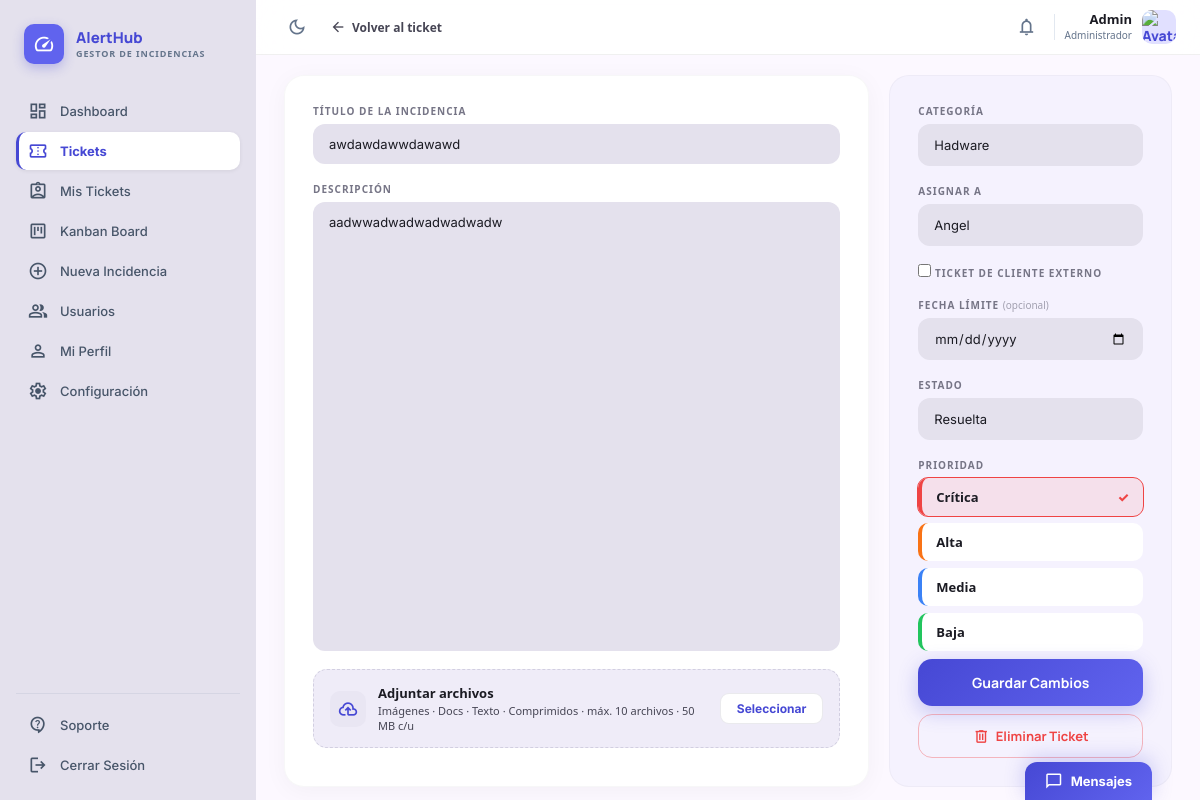
The page /index.php?controller=Ticket&action=editar&id=18 (signed in) on the database its author committed.
### tables this page shows
CREATE TABLE `users` (
  `id` int(11) NOT NULL,
  `nombre` varchar(80) NOT NULL,
  `email` varchar(120) NOT NULL,
  `password_hash` varchar(255) NOT NULL,
  `rol` enum('admin','user','cliente') NOT NULL DEFAULT 'user',
  `departamento_id` int(11) DEFAULT NULL,
  `remember_token` varchar(64) DEFAULT NULL,
  `avatar_path` varchar(255) DEFAULT NULL,
  `last_login_at` datetime DEFAULT NULL,
  `last_seen_at` datetime DEFAULT NULL,
  `is_active` tinyint(1) NOT NULL DEFAULT 1,
  `must_change_password` tinyint(1) NOT NULL DEFAULT 0,
  `remember_token_expires_at` datetime DEFAULT NULL,
  `created_at` datetime NOT NULL DEFAULT current_timestamp(),
  `updated_at` datetime DEFAULT NULL ON UPDATE current_timestamp(),
  `api_token_hash` varchar(64) DEFAULT NULL,
  `notification_prefs` text DEFAULT NULL
);

CREATE TABLE `tickets` (
  `id` int(11) NOT NULL,
  `titulo` varchar(160) NOT NULL,
  `descripcion` text NOT NULL,
  `categoria_id` int(11) NOT NULL,
  `departamento_id` int(11) DEFAULT NULL,
  `prioridad` enum('baja','media','alta','critica') NOT NULL DEFAULT 'media',
  `estado` enum('sin_abrir','abierta','en_proceso','resuelta','cerrada') NOT NULL DEFAULT 'sin_abrir',
  `creado_por` int(11) NOT NULL,
  `asignado_a` int(11) DEFAULT NULL,
  `cliente_email` varchar(120) DEFAULT NULL,
  `cliente_user_id` int(11) DEFAULT NULL,
  `created_at` datetime NOT NULL DEFAULT current_timestamp(),
  `updated_at` datetime DEFAULT NULL ON UPDATE current_timestamp(),
  `resolved_at` datetime DEFAULT NULL,
  `due_date` date DEFAULT NULL,
  `deleted_at` datetime DEFAULT NULL
);

CREATE TABLE `categorias` (
  `id` int(11) NOT NULL,
  `nombre` varchar(80) NOT NULL,
  `departamento_id` int(11) DEFAULT NULL,
  `descripcion` varchar(255) DEFAULT NULL,
  `color` varchar(7) NOT NULL DEFAULT '#6366f1',
  `is_active` tinyint(1) NOT NULL DEFAULT 1,
  `created_at` datetime NOT NULL DEFAULT current_timestamp(),
  `updated_at` datetime DEFAULT NULL ON UPDATE current_timestamp()
);

### libs/View.php (called while the page is built)
<?php
class View {
  public function show($viewName, $data = []) {
    extract($data);
    require "views/{$viewName}.php";
  }
}

### controllers/TicketController.php (called while the page is built, shortened)
<?php
class TicketController extends AppController {
  private function requireLogin(): array {
    return $_SESSION["usuario"];
  }
  public function editar() {
    $user    = $this->requireLogin();
    $id = (int)($_GET['id'] ?? 0);
    $ticket = TicketModel::findById($id, (int)$user['id'], true, 'admin');
    $this->view->show("ticketEditView", [
      "user"       => $user,
      "ticket"     => $ticket,
      "categorias" => TicketModel::getCategorias(),
      "usuarios"   => TicketModel::getUsuariosAsignables(),
    ]);
  }
}

### libs/FrontController.php (called while the page is built, shortened)
<?php
class FrontController {
  public function run() {
    $action     = $_GET["action"] ?? "iniciarSesion";
    $obj = new $controllerClass();
    $obj->$action();
  }
}

### index.php (called while the page is built)
<?php
require_once __DIR__ . "/libs/setup.php";
$fc = new FrontController();
$fc->run();

### models/TicketModel.php (called while the page is built, shortened)
<?php
class TicketModel {
  public static function getCategorias(): array {
    $db = SPDO::singleton();
    $st = $db->query(
      "SELECT id, nombre, color, departamento_id FROM categorias
       WHERE is_active = 1 ORDER BY nombre"
    );
    return $st->fetchAll(PDO::FETCH_ASSOC);
  }
  public static function getUsuariosAsignables(): array {
    $db = SPDO::singleton();
    $st = $db->query("SELECT id, nombre, email, rol FROM users ORDER BY nombre");
    return $st->fetchAll(PDO::FETCH_ASSOC);
  }
  public static function findById(int $id, int $userId, bool $isAdmin, ?string $role = null): ?array {
    $db = SPDO::singleton();
    $role = self::resolveRole($userId, $role);
    [$where, $params] = self::buildVisibilityWhere('t', $userId, $isAdmin, self::getEffectiveDeptIds($userId, $isAdmin, null, $role), $role);
    $sql =
      "SELECT t.*, c.nombre AS categoria_nombre, c.color AS categoria_color,
              u1.nombre AS creado_por_nombre, u2.nombre AS asignado_a_nombre,
              u3.nombre AS cliente_nombre
       FROM tickets t
       LEFT JOIN categorias c ON c.id = t.categoria_id
       LEFT JOIN users u1 ON u1.id = t.creado_por
       LEFT JOIN users u2 ON u2.id = t.asignado_a
       LEFT JOIN users u3 ON u3.id = t.cliente_user_id
       WHERE t.id = ? AND $where
       LIMIT 1";
    $st = $db->prepare($sql);
    $st->execute(array_merge([$id], $params));
    $t = $st->fetch(PDO::FETCH_ASSOC);
    return $t ?: null;
  }
  public static function buildVisibilityWhere(string $alias, int $userId, bool $isAdmin, array $agentDeptIds = [], ?string $role = null): array {
    $prefix = trim($alias) !== '' ? trim($alias) . '.' : '';
    $where  = $prefix . "deleted_at IS NULL";
    $params = [];
    return [$where, $params];
  }
  private static function getEffectiveDeptIds(int $userId, bool $isAdmin, ?array $agentDeptIds = null, ?string $role = null): array {
    if ($isAdmin) {
      return [];
    }
    return self::fetchDeptIdsForUser($userId);
  }
  private static function resolveRole(int $userId, ?string $role = null): string {
    if ($role !== null && $role !== '') {
      return $role;
    }
    $row = UsuarioModel::findRolById($userId);
    return $row['rol'] ?? 'user';
  }
}

### models/SystemSettingModel.php (called while the page is built, shortened)
<?php
class SystemSettingModel {
  public static function get(string $key): ?string {
    $db = SPDO::singleton();
    $st = $db->prepare("SELECT value FROM system_settings WHERE setting_key = ? LIMIT 1");
    $st->execute([$key]);
    $val = $st->fetchColumn();
    return ($val !== false) ? (string)$val : null;
  }
  public static function getBool(string $key, bool $default = false): bool {
    $val = self::get($key);
    return $val === '1' || $val === 'true';
  }
}

### libs/setup.php (called while the page is built, shortened)
<?php
require_once "libs/View.php";
require_once "libs/FrontController.php";
require_once "controllers/TicketController.php";
require_once "controllers/ConfigController.php";
require_once "controllers/MessageController.php";
require_once "models/TicketModel.php";
require_once "models/SystemSettingModel.php";
if (SystemSettingModel::getBool('modo_mantenimiento')) {
  $ctrlParam = strtolower($_GET['controller'] ?? 'auth');
  $isAdmin   = (($_SESSION['usuario']['rol'] ?? '') === 'admin');
  if ($ctrlParam !== 'auth' && !$isAdmin) {
    http_response_code(503);
    echo '<!DOCTYPE html><html lang="es"><head><meta charset="UTF-8"><title>Mantenimiento</title>
    <style>body{margin:0;display:flex;align-items:center;justify-content:center;min-height:100vh;background:#0f172a;font-family:sans-serif;color:#e2e8f0}
    .box{text-align:center;padding:3rem 2rem}.icon{font-size:4rem;margin-bottom:1rem}h1{font-size:1.8rem;margin:0 0 .5rem}p{color:#94a3b8;margin:0}</style></head>
    <body><div class="box"><div class="icon">🔧</div><h1>Sitio en mantenimiento</h1><p>Volvemos pronto. Contacta con el administrador si necesitas acceso.</p></div></body></html>';
    exit;
  }
}

### views/ticketEditView.php (the view, shortened to what this page needs)
<?php
$user  ??= $_SESSION["usuario"] ?? ["nombre" => "Usuario", "rol" => "user"];
$cargo = ($user["rol"] ?? "user") === "admin" ? "Administrador" : "Agente de soporte";
$ticket    ??= [];
$categorias ??= [];
$usuarios   ??= [];
?>
<?php require_once "views/common/cabecera.php"; ?>
<link rel="stylesheet" href="<?= BASE ?>/assets/css/app.css">
<link rel="stylesheet" href="<?= BASE ?>/assets/css/ticketNew.css">
<link rel="stylesheet" href="<?= BASE ?>/assets/css/ticketDetail.css">
<aside class="app-sidebar">
  <div class="app-brand">
    <div class="app-brand-icon">
      <span class="material-symbols-outlined">speed</span>
    </div>
    <div>
      <h1>AlertHub</h1>
      <p>Gestor de Incidencias</p>
    </div>
  </div>
  <nav class="app-nav" aria-label="Navegación principal">
    <a href="index.php?controller=Dashboard&action=index">
      <span class="material-symbols-outlined" aria-hidden="true">dashboard</span>
      <span>Dashboard</span>
    </a>
    <a class="active" aria-current="page" href="index.php?controller=Ticket&action=listar">
      <span class="material-symbols-outlined" aria-hidden="true">confirmation_number</span>
      <span>Tickets</span>
    </a>
    <a href="index.php?controller=Ticket&action=misTickets">
      <span class="material-symbols-outlined">assignment_ind</span>
      <span>Mis Tickets</span>
    </a>
    <a href="index.php?controller=Kanban&action=index">
      <span class="material-symbols-outlined">view_kanban</span>
      <span>Kanban Board</span>
    </a>
    <a href="index.php?controller=Ticket&action=nuevo">
      <span class="material-symbols-outlined">add_circle</span>
      <span>Nueva Incidencia</span>
    </a>
    <a href="index.php?controller=Perfil&action=listarUsuarios">
      <span class="material-symbols-outlined">group</span>
      <span>Usuarios</span>
    </a>
    <a href="index.php?controller=Perfil&action=verPerfil">
      <span class="material-symbols-outlined">person</span>
      <span>Mi Perfil</span>
    </a>
    <a href="index.php?controller=Config&action=index">
      <span class="material-symbols-outlined">settings</span>
      <span>Configuración</span>
    </a>
  </nav>
  <div class="app-nav-footer">
    <a href="index.php?controller=Soporte&action=index">
      <span class="material-symbols-outlined">contact_support</span>
      <span>Soporte</span>
    </a>
    <form method="POST" action="index.php?controller=Auth&action=cerrarSesion">
      <button type="submit" class="app-nav-btn">
        <span class="material-symbols-outlined">logout</span>
        <span>Cerrar Sesión</span>
      </button>
    </form>
  </div>
</aside>
<main class="app-main" id="main-content">
  <header class="app-topbar">
    <a href="index.php?controller=Ticket&action=detalle&id=<?= (int)($ticket['id'] ?? 0) ?>" class="td-back-btn">
      <span class="material-symbols-outlined">arrow_back</span>
      <span>Volver al ticket</span>
    </a>
    <div class="app-topbar-right">
      <?php require_once "views/common/notif_panel.php"; ?>
      <a href="index.php?controller=Perfil&action=verPerfil" class="app-user">
        <div class="app-user-info">
          <span class="app-user-name"><?= htmlspecialchars($user["nombre"]) ?></span>
          <span class="app-user-role"><?= htmlspecialchars($cargo) ?></span>
        </div>
        <div class="app-avatar">
          <?php if (!empty($user["avatar_path"])): ?>
            <img src="<?= htmlspecialchars($user["avatar_path"]) ?>" alt="Avatar de <?= htmlspecialchars($user["nombre"]) ?>" style="width:100%;height:100%;object-fit:cover;border-radius:10px;">
          <?php else: ?>
            <?= strtoupper(substr($user["nombre"], 0, 1)) ?>
          <?php endif; ?>
        </div>
      </a>
    </div>
  </header>
  <div class="app-canvas">
    <form id="te-form" method="POST" action="index.php?controller=Ticket&action=actualizar"
          enctype="multipart/form-data">
      <div class="tn-grid">
        <div class="tn-col-primary">
          <div class="tn-card">
            <div class="tn-field">
              <label class="tn-label" for="te-titulo">Título de la Incidencia</label>
              <input id="te-titulo" class="tn-input" type="text" name="titulo"
                     value="<?= htmlspecialchars($ticket['titulo'] ?? '') ?>"
                     placeholder="Resumen breve del problema..." autocomplete="off">
            </div>
            <div class="tn-field tn-field-grow">
              <label class="tn-label" for="te-desc">Descripción</label>
              <textarea id="te-desc" class="tn-textarea" name="descripcion" rows="8"
                        placeholder="Describe el problema..."><?= htmlspecialchars($ticket['descripcion'] ?? '') ?></textarea>
            </div>
            <div class="tn-dropzone" id="tn-dropzone">
              <div class="tn-dropzone-icon">
                <span class="material-symbols-outlined">cloud_upload</span>
              </div>
              <div class="tn-dropzone-body">
                <p class="tn-dropzone-title">Adjuntar archivos</p>
                <p class="tn-dropzone-subtitle" id="tn-dropzone-subtitle">Imágenes · Docs · Texto · Comprimidos · máx. 10 archivos · 50 MB c/u</p>
              </div>
              <button type="button" class="tn-dropzone-btn" id="tn-upload-btn">Seleccionar</button>
            </div>
          </div>
        </div>
        <div class="tn-col-secondary">
          <div class="tn-card-muted">
            <div class="tn-field">
              <label class="tn-label" for="te-categoria">Categoría</label>
              <select id="te-categoria" class="tn-select" name="categoria_id">
                <?php foreach ($categorias as $cat): ?>
                  <option value="<?= (int)$cat['id'] ?>"
                    <?= ((int)$cat['id'] === (int)($ticket['categoria_id'] ?? 0)) ? 'selected' : '' ?>>
                    <?= htmlspecialchars($cat['nombre']) ?>
                  </option>
                <?php endforeach; ?>
              </select>
            </div>
            <div class="tn-field">
              <label class="tn-label" for="te-asignado">Asignar a</label>
              <select id="te-asignado" class="tn-select" name="asignado_a">
                <?php foreach ($usuarios as $u): ?>
                  <option value="<?= (int)$u['id'] ?>"
                    <?= ((int)$u['id'] === (int)($ticket['asignado_a'] ?? 0)) ? 'selected' : '' ?>>
                    <?= htmlspecialchars($u['nombre']) ?>
                  </option>
                <?php endforeach; ?>
              </select>
            </div>
            <?php $hasCliente = !empty($ticket['cliente_email']); ?>
            <div class="tn-field">
              <label class="tn-label tn-label-check">
                <input type="checkbox" id="te-es-cliente-externo" name="es_cliente_externo" value="1"
                       <?= $hasCliente ? 'checked' : '' ?>>
                <span>Ticket de cliente externo</span>
              </label>
            </div>
            <div class="tn-field">
              <label class="tn-label" for="te-due">Fecha límite <span class="tn-label-optional">(opcional)</span></label>
              <input id="te-due" class="tn-input" type="date" name="due_date"
                     value="<?= htmlspecialchars($ticket['due_date'] ?? '') ?>">
            </div>
            <div class="tn-field">
              <label class="tn-label" for="te-estado">Estado</label>
              <select id="te-estado" class="tn-select" name="estado">
                <?php
                  $estados = ['sin_abrir'=>'Sin abrir','abierta'=>'Abierta','en_proceso'=>'En proceso','resuelta'=>'Resuelta','cerrada'=>'Cerrada'];
                  foreach ($estados as $val => $label):
                ?>
                  <option value="<?= $val ?>" <?= ($ticket['estado'] ?? '') === $val ? 'selected' : '' ?>>
                    <?= $label ?>
                  </option>
                <?php endforeach; ?>
              </select>
            </div>
            <div class="tn-field">
              <label class="tn-label">Prioridad</label>
              <div class="tn-priority-list">
                <?php
                  $prios = ['critica'=>['cls'=>'p-critical','label'=>'Crítica'],'alta'=>['cls'=>'p-high','label'=>'Alta'],'media'=>['cls'=>'p-medium','label'=>'Media'],'baja'=>['cls'=>'p-low','label'=>'Baja']];
                  foreach ($prios as $val => $p):
                ?>
                  <label class="tn-priority-label <?= $p['cls'] ?>">
                    <span class="tn-priority-text"><?= $p['label'] ?></span>
                  </label>
                <?php endforeach; ?>
              </div>
            </div>
            <div class="tn-actions">
              <button type="submit" class="tn-btn-submit">Guardar Cambios</button>
              <button type="submit" form="te-delete-form" class="tn-btn-danger"
                      onclick="return confirm('¿Eliminar este ticket? Esta acción no se puede deshacer.')">
                <span class="material-symbols-outlined">delete</span>
                Eliminar Ticket
              </button>
            </div>
          </div>
        </div>
      </div>
    </form>
  </div>
</main>
<?php require_once "views/common/msg_panel.php"; ?>
<?php require_once "views/common/pie.php"; ?>

### rows shown on the page
users: nombre "Admin", rol "Administrador"
tickets: titulo "awdawdawwdawawd", descripcion "aadwwadwadwadwadwadw", categoria_id "Hadware", asignado_a "Angel", estado "Resuelta"

### other values the page prints
$p['label'] "Crítica"
$p['label'] "Alta"
$p['label'] "Media"
$p['label'] "Baja"
